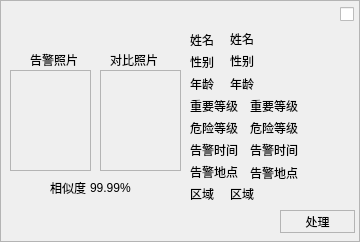
<?xml version="1.0" encoding="UTF-8"?>
<ui version="4.0">
 <class>RealWarningItem</class>
 <widget class="QDialog" name="RealWarningItem">
  <property name="geometry">
   <rect>
    <x>0</x>
    <y>0</y>
    <width>360</width>
    <height>242</height>
   </rect>
  </property>
  <property name="windowTitle">
   <string>Dialog</string>
  </property>
  <property name="styleSheet">
   <string notr="true">border:1px solid rgb(180,180,180)</string>
  </property>
  <layout class="QVBoxLayout" name="verticalLayout">
   <property name="spacing">
    <number>0</number>
   </property>
   <property name="leftMargin">
    <number>0</number>
   </property>
   <property name="topMargin">
    <number>0</number>
   </property>
   <property name="rightMargin">
    <number>0</number>
   </property>
   <property name="bottomMargin">
    <number>0</number>
   </property>
   <item>
    <widget class="QWidget" name="m_backWidget" native="true">
     <widget class="QLabel" name="label_3">
      <property name="geometry">
       <rect>
        <x>30</x>
        <y>50</y>
        <width>51</width>
        <height>20</height>
       </rect>
      </property>
      <property name="styleSheet">
       <string notr="true">border:none;
font: 9pt &quot;等线&quot;;</string>
      </property>
      <property name="text">
       <string>告警照片</string>
      </property>
     </widget>
     <widget class="QLabel" name="label_5">
      <property name="geometry">
       <rect>
        <x>50</x>
        <y>180</y>
        <width>41</width>
        <height>16</height>
       </rect>
      </property>
      <property name="styleSheet">
       <string notr="true">border:none;
font: 9pt &quot;等线&quot;;</string>
      </property>
      <property name="text">
       <string>相似度</string>
      </property>
     </widget>
     <widget class="QLabel" name="label_4">
      <property name="geometry">
       <rect>
        <x>110</x>
        <y>50</y>
        <width>51</width>
        <height>20</height>
       </rect>
      </property>
      <property name="styleSheet">
       <string notr="true">border:none;
font: 9pt &quot;等线&quot;;</string>
      </property>
      <property name="text">
       <string>对比照片</string>
      </property>
     </widget>
     <widget class="QLabel" name="label_7">
      <property name="geometry">
       <rect>
        <x>190</x>
        <y>30</y>
        <width>31</width>
        <height>20</height>
       </rect>
      </property>
      <property name="styleSheet">
       <string notr="true">border:none;
font: 10pt &quot;等线&quot;;</string>
      </property>
      <property name="text">
       <string>姓名</string>
      </property>
     </widget>
     <widget class="QLabel" name="m_labelWarningPlace">
      <property name="geometry">
       <rect>
        <x>250</x>
        <y>162</y>
        <width>101</width>
        <height>21</height>
       </rect>
      </property>
      <property name="styleSheet">
       <string notr="true">border:none;
font: 9pt &quot;等线&quot;;</string>
      </property>
      <property name="text">
       <string>告警地点</string>
      </property>
     </widget>
     <widget class="QLabel" name="label_12">
      <property name="geometry">
       <rect>
        <x>190</x>
        <y>140</y>
        <width>54</width>
        <height>20</height>
       </rect>
      </property>
      <property name="styleSheet">
       <string notr="true">border:none;
font: 10pt &quot;等线&quot;;</string>
      </property>
      <property name="text">
       <string>告警时间</string>
      </property>
     </widget>
     <widget class="QCheckBox" name="m_checkBox">
      <property name="geometry">
       <rect>
        <x>340</x>
        <y>6</y>
        <width>16</width>
        <height>16</height>
       </rect>
      </property>
      <property name="styleSheet">
       <string notr="true">border:none</string>
      </property>
      <property name="text">
       <string/>
      </property>
     </widget>
     <widget class="QLabel" name="m_labelWarningTime">
      <property name="geometry">
       <rect>
        <x>250</x>
        <y>140</y>
        <width>101</width>
        <height>20</height>
       </rect>
      </property>
      <property name="styleSheet">
       <string notr="true">border:none;
font: 9pt &quot;等线&quot;;</string>
      </property>
      <property name="text">
       <string>告警时间</string>
      </property>
     </widget>
     <widget class="QLabel" name="label_13">
      <property name="geometry">
       <rect>
        <x>190</x>
        <y>162</y>
        <width>54</width>
        <height>20</height>
       </rect>
      </property>
      <property name="styleSheet">
       <string notr="true">border:none;
font: 10pt &quot;等线&quot;;</string>
      </property>
      <property name="text">
       <string>告警地点</string>
      </property>
     </widget>
     <widget class="QLabel" name="label_14">
      <property name="geometry">
       <rect>
        <x>190</x>
        <y>184</y>
        <width>31</width>
        <height>20</height>
       </rect>
      </property>
      <property name="styleSheet">
       <string notr="true">border:none;
font: 10pt &quot;等线&quot;;</string>
      </property>
      <property name="text">
       <string>区域</string>
      </property>
     </widget>
     <widget class="QLabel" name="label_9">
      <property name="geometry">
       <rect>
        <x>190</x>
        <y>74</y>
        <width>31</width>
        <height>20</height>
       </rect>
      </property>
      <property name="styleSheet">
       <string notr="true">border:none;
font: 10pt &quot;等线&quot;;</string>
      </property>
      <property name="text">
       <string>年龄</string>
      </property>
     </widget>
     <widget class="QLabel" name="m_labelAge">
      <property name="geometry">
       <rect>
        <x>230</x>
        <y>74</y>
        <width>71</width>
        <height>20</height>
       </rect>
      </property>
      <property name="styleSheet">
       <string notr="true">border:none;
font: 9pt &quot;等线&quot;;</string>
      </property>
      <property name="text">
       <string>年龄</string>
      </property>
     </widget>
     <widget class="QLabel" name="m_labelName">
      <property name="geometry">
       <rect>
        <x>230</x>
        <y>29</y>
        <width>71</width>
        <height>20</height>
       </rect>
      </property>
      <property name="styleSheet">
       <string notr="true">border:none;
font: 9pt &quot;等线&quot;;</string>
      </property>
      <property name="text">
       <string>姓名</string>
      </property>
     </widget>
     <widget class="QLabel" name="m_labelImage1">
      <property name="geometry">
       <rect>
        <x>10</x>
        <y>70</y>
        <width>81</width>
        <height>101</height>
       </rect>
      </property>
      <property name="text">
       <string/>
      </property>
      <property name="scaledContents">
       <bool>true</bool>
      </property>
     </widget>
     <widget class="QLabel" name="m_labelImportanceLevel">
      <property name="geometry">
       <rect>
        <x>250</x>
        <y>96</y>
        <width>101</width>
        <height>20</height>
       </rect>
      </property>
      <property name="styleSheet">
       <string notr="true">border:none;
font: 9pt &quot;等线&quot;;</string>
      </property>
      <property name="text">
       <string>重要等级</string>
      </property>
     </widget>
     <widget class="QLabel" name="label_10">
      <property name="geometry">
       <rect>
        <x>190</x>
        <y>96</y>
        <width>54</width>
        <height>20</height>
       </rect>
      </property>
      <property name="styleSheet">
       <string notr="true">border:none;
font: 10pt &quot;等线&quot;;</string>
      </property>
      <property name="text">
       <string>重要等级</string>
      </property>
     </widget>
     <widget class="QLabel" name="m_labelDangersLevel">
      <property name="geometry">
       <rect>
        <x>250</x>
        <y>118</y>
        <width>101</width>
        <height>20</height>
       </rect>
      </property>
      <property name="styleSheet">
       <string notr="true">border:none;
font: 9pt &quot;等线&quot;;</string>
      </property>
      <property name="text">
       <string>危险等级</string>
      </property>
     </widget>
     <widget class="QPushButton" name="m_btnDispos">
      <property name="geometry">
       <rect>
        <x>280</x>
        <y>210</y>
        <width>75</width>
        <height>23</height>
       </rect>
      </property>
      <property name="text">
       <string>处理</string>
      </property>
     </widget>
     <widget class="QLabel" name="label_11">
      <property name="geometry">
       <rect>
        <x>190</x>
        <y>118</y>
        <width>54</width>
        <height>20</height>
       </rect>
      </property>
      <property name="styleSheet">
       <string notr="true">border:none;
font: 10pt &quot;等线&quot;;</string>
      </property>
      <property name="text">
       <string>危险等级</string>
      </property>
     </widget>
     <widget class="QLabel" name="m_labelImage2">
      <property name="geometry">
       <rect>
        <x>100</x>
        <y>70</y>
        <width>81</width>
        <height>101</height>
       </rect>
      </property>
      <property name="text">
       <string/>
      </property>
      <property name="scaledContents">
       <bool>true</bool>
      </property>
     </widget>
     <widget class="QLabel" name="m_labelSex">
      <property name="geometry">
       <rect>
        <x>230</x>
        <y>51</y>
        <width>71</width>
        <height>20</height>
       </rect>
      </property>
      <property name="styleSheet">
       <string notr="true">border:none;
font: 9pt &quot;等线&quot;;</string>
      </property>
      <property name="text">
       <string>性别</string>
      </property>
     </widget>
     <widget class="QLabel" name="m_labelArea">
      <property name="geometry">
       <rect>
        <x>230</x>
        <y>184</y>
        <width>111</width>
        <height>20</height>
       </rect>
      </property>
      <property name="styleSheet">
       <string notr="true">border:none;
font: 9pt &quot;等线&quot;;</string>
      </property>
      <property name="text">
       <string>区域</string>
      </property>
     </widget>
     <widget class="QLabel" name="label_8">
      <property name="geometry">
       <rect>
        <x>190</x>
        <y>52</y>
        <width>31</width>
        <height>20</height>
       </rect>
      </property>
      <property name="styleSheet">
       <string notr="true">border:none;
font: 10pt &quot;等线&quot;;</string>
      </property>
      <property name="text">
       <string>性别</string>
      </property>
     </widget>
     <widget class="QLabel" name="m_labelSimilar">
      <property name="geometry">
       <rect>
        <x>90</x>
        <y>180</y>
        <width>51</width>
        <height>16</height>
       </rect>
      </property>
      <property name="styleSheet">
       <string notr="true">border:none;
font: 9pt &quot;等线&quot;;</string>
      </property>
      <property name="text">
       <string>99.99%</string>
      </property>
     </widget>
    </widget>
   </item>
  </layout>
 </widget>
 <resources/>
 <connections/>
</ui>
